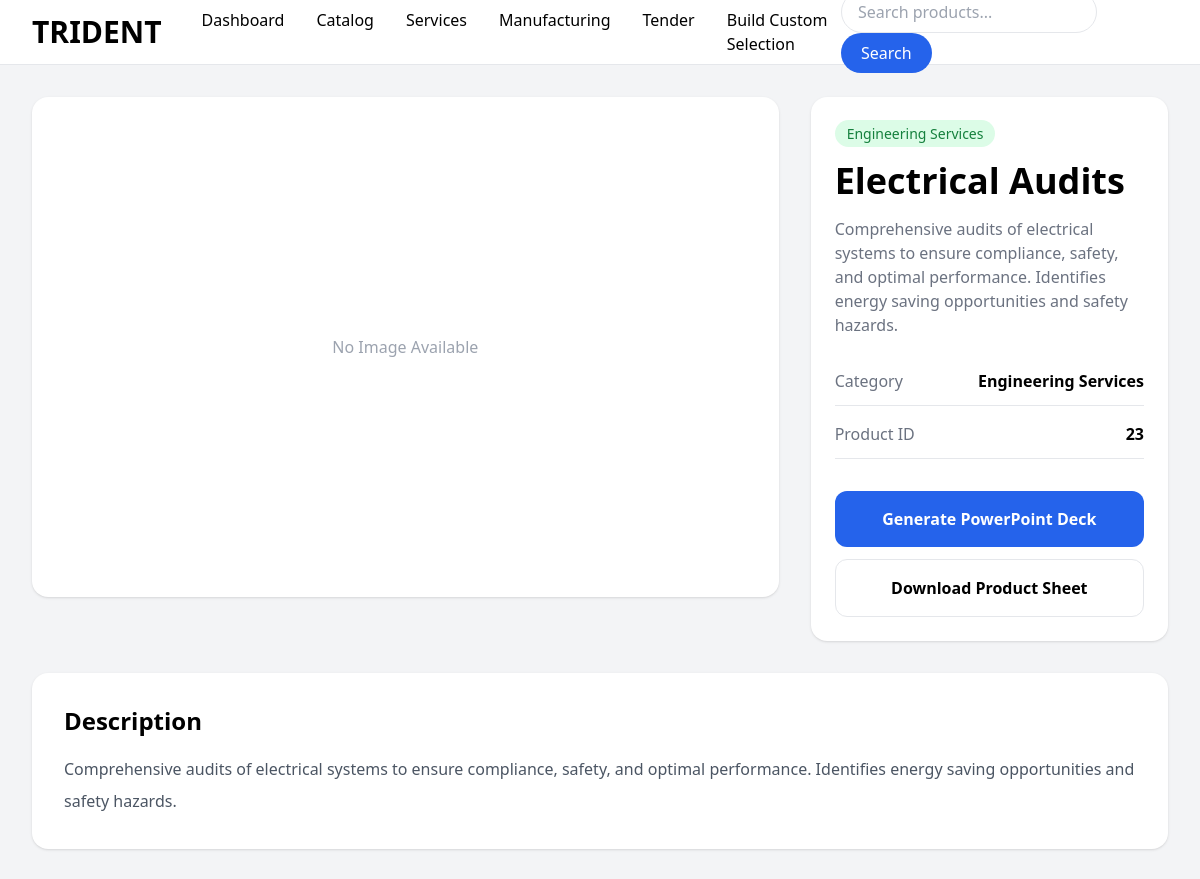
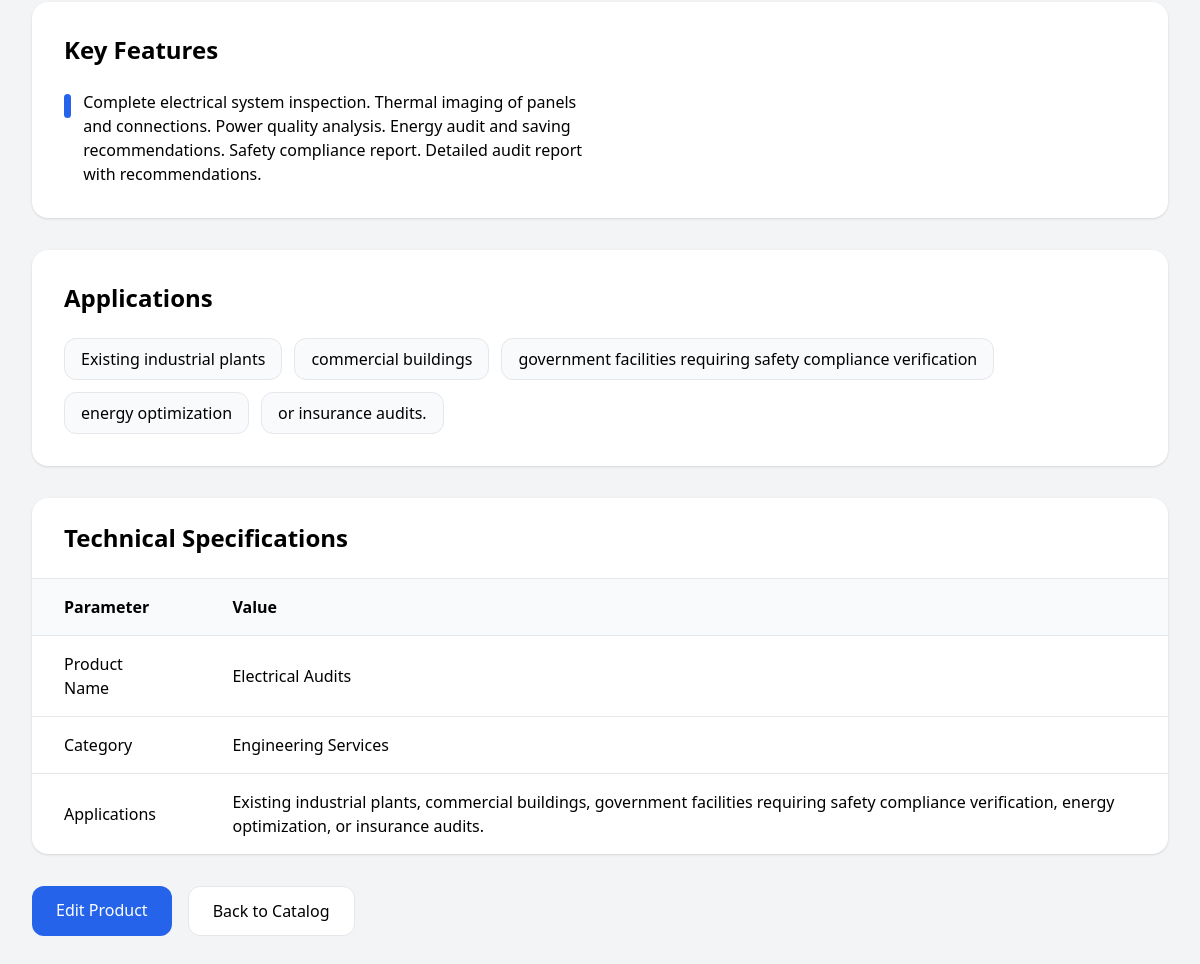
/product/23, run on the app's committed database (2 pictures, top to bottom).
### app.py (models this page shows)
class Product(db.Model):
    id = db.Column(db.Integer, primary_key=True)
    name = db.Column(db.String(100), nullable=False)
    category = db.Column(db.String(100))
    description = db.Column(db.Text)
    features = db.Column(db.Text)
    applications = db.Column(db.Text)
    image_path = db.Column(db.String(255))

### app.py (the view)
@app.route("/product/<int:id>")
def product_details(id):
    product = Product.query.get_or_404(id)
    return render_template("product_details.html", product=product)

### templates/product_details.html (shortened to what this page needs)
<!DOCTYPE html>
<html lang="en">
<head>
    <script src="https://cdn.tailwindcss.com"></script>
</head>
<body class="bg-gray-100">
    {% include 'navbar.html' %}
    <div class="max-w-7xl mx-auto p-8">
        <div class="grid lg:grid-cols-3 gap-8">
            <div class="lg:col-span-2">
                <div class="bg-white rounded-2xl shadow overflow-hidden">
                    {% if product.image_path %}
                    <img
                        src="{{ url_for('static', filename='uploads/' + product.image_path) }}"
                        alt="{{ product.name }}"
                        class="w-full h-[500px] object-cover"
                    >
                    {% else %}
                    <div
                        class="h-[500px] flex items-center justify-center text-gray-400"
                    >
                        No Image Available
                    </div>
                    {% endif %}
                </div>
            </div>
            <div>
                <div class="bg-white rounded-2xl shadow p-6">
                    <span
                        class="bg-green-100 text-green-700 px-3 py-1 rounded-full text-sm"
                    >
                        {{ product.category }}
                    </span>
                    <h1 class="text-4xl font-bold mt-4">
                        {{ product.name }}
                    </h1>
                    <p class="text-gray-500 mt-4">
                        {{ product.description }}
                    </p>
                    <div class="mt-8 space-y-4">
                        <div
                            class="flex justify-between border-b pb-3"
                        >
                            <span class="text-gray-500">
                                Category
                            </span>
                            <span class="font-semibold">
                                {{ product.category }}
                            </span>
                        </div>
                        <div
                            class="flex justify-between border-b pb-3"
                        >
                            <span class="text-gray-500">
                                Product ID
                            </span>
                            <span class="font-semibold">
                                {{ product.id }}
                            </span>
                        </div>
                    </div>
                    <div class="mt-8 space-y-3">
                    <a
                        href="/generate-ppt/{{ product.id }}"
                        class="block text-center w-full bg-blue-600 text-white py-4 rounded-xl font-semibold"
                    >
                        Generate PowerPoint Deck
                    </a>
                        <button
                            class="w-full border py-4 rounded-xl font-semibold"
                        >
                            Download Product Sheet
                        </button>
                    </div>
                </div>
            </div>
        </div>
        <div
            class="bg-white rounded-2xl shadow p-8 mt-8"
        >
            <h2 class="text-2xl font-bold mb-4">
                Description
            </h2>
            <p class="text-gray-600 leading-8">
                {{ product.description }}
            </p>
        </div>
        <div
            class="bg-white rounded-2xl shadow p-8 mt-8"
        >
            <h2 class="text-2xl font-bold mb-6">
                Key Features
            </h2>
            <div class="grid md:grid-cols-2 gap-6">
                {% for feature in product.features.split(',') %}
                <div
                    class="flex items-start gap-3"
                >
                    <div
                        class="w-6 h-6 bg-blue-600 rounded-full mt-1"
                    ></div>
                    <div>
                        {{ feature.strip() }}
                    </div>
                </div>
                {% endfor %}
            </div>
        </div>
        <div
            class="bg-white rounded-2xl shadow p-8 mt-8"
        >
            <h2 class="text-2xl font-bold mb-6">
                Applications
            </h2>
            <div class="flex flex-wrap gap-3">
                {% for app in product.applications.split(',') %}
                <span
                    class="px-4 py-2 border rounded-xl bg-gray-50"
                >
                    {{ app.strip() }}
                </span>
                {% endfor %}
            </div>
        </div>
        <div
            class="bg-white rounded-2xl shadow mt-8 overflow-hidden"
        >
            <div
                class="px-8 py-6 border-b"
            >
                <h2 class="text-2xl font-bold">
                    Technical Specifications
                </h2>
            </div>
            <table class="w-full">
                <thead class="bg-gray-50">
                    <tr>
                        <th
                            class="text-left px-8 py-4"
                        >
                            Parameter
                        </th>
                        <th
                            class="text-left px-8 py-4"
                        >
                            Value
                        </th>
                    </tr>
                </thead>
                <tbody>
                    <tr class="border-t">
                        <td class="px-8 py-4">
                            Product Name
                        </td>
                        <td class="px-8 py-4">
                            {{ product.name }}
                        </td>
                    </tr>
                    <tr class="border-t">
                        <td class="px-8 py-4">
                            Category
                        </td>
                        <td class="px-8 py-4">
                            {{ product.category }}
                        </td>
                    </tr>
                    <tr class="border-t">
                        <td class="px-8 py-4">
                            Applications
                        </td>
                        <td class="px-8 py-4">
                            {{ product.applications }}
                        </td>
                    </tr>
                </tbody>
            </table>
        </div>
        <div
            class="flex gap-4 mt-8"
        >
            <a
                href="/edit-product/{{ product.id }}"
                class="bg-blue-600 text-white px-6 py-3 rounded-xl"
            >
                Edit Product
            </a>
            <a
                href="/products"
                class="bg-white border px-6 py-3 rounded-xl"
            >
                Back to Catalog
            </a>
        </div>
    </div>
</body>
</html>

### data on the page
Product: category "Engineering Services", name "Electrical Audits", description "Comprehensive audits of electrical systems to ensure compliance, safety, and optimal performance. Identifies energy saving opportunities and safety hazards.", id "23", strip "Complete electrical system inspection. Thermal imaging of panels and connections. Power quality analysis. Energy audit and saving recommendations. Safety compliance report. Detailed audit report with recommendations.", applications "Existing industrial plants, commercial buildings, government facilities requiring safety compliance verification, energy optimization, or insurance audits."

### other printed values
{{ app.strip() }} "Existing industrial plants" "commercial buildings" "government facilities requiring safety compliance verification" "energy optimization" "or insurance audits."
